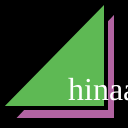
Frame 1 (no input)
Frame 60 (no input): identical to frame 1, image omitted
Frame 120 (the mouse pressed at the canvas centre since frame 60): identical to frame 1, image omitted

The p5.js sketch that drew this single still picture (run headless with seeded random() and noise() and a simulated clock; from frame 60 on, the mouse is pressed at the canvas centre):

// p5.js sketch
// ── sketch.js
function setup() {
  createCanvas(128,128);
}

function draw() {
  background(0);
  strokeWeight(4);
  fill(178, 100, 162);
  triangle(12,120,116,120,116,10);
  fill(94, 185, 84);
  triangle(0,108,106,108,106,0);
  fill(255);
  textSize(32);
  textFont("serif");
  text("hinaa46", 68, 100);
}
